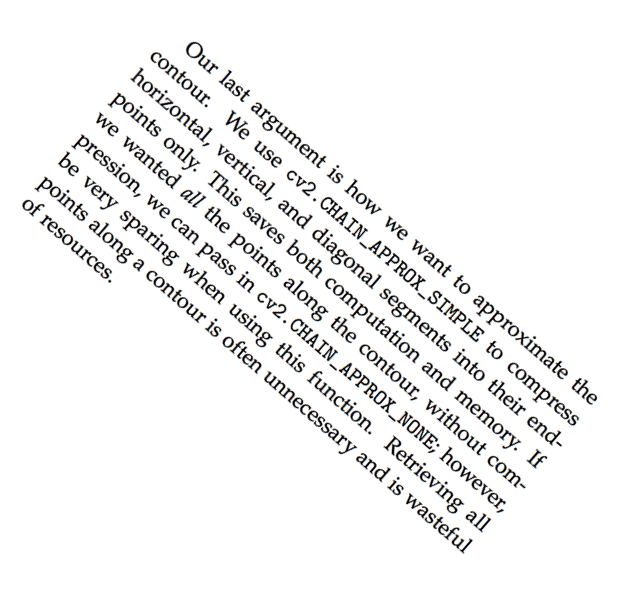
#> input picture images/textskew/pos_41.png, 634 x 601 px
$ python textskew.py   (older library calls are emulated)
#> lines starting #> are read from the running program, lines starting #| are printed output that depends on the picture; after the words box and inside, x2 and y2 are one past the last pixel; in counts of white or black regions, pixels touching at a corner belong together; long printed decimals are rounded
#!/usr/bin/env python3
# -*- coding: utf-8 -*-
"""
Created on Wed Oct 25 21:48:45 2017

@author: applesauce

https://www.pyimagesearch.com/2017/02/20/text-skew-correction-opencv-python/


todo:

fix box somehow


"""
import numpy as np
import cv2

image = cv2.imread('images/textskew/pos_41.png')
#> image is the input picture: shape (601, 634, 3); mean B, G, R 242.1, 242.1, 242.1

gray = cv2.cvtColor(image, cv2.COLOR_BGR2GRAY)
gray = cv2.bitwise_not(gray)
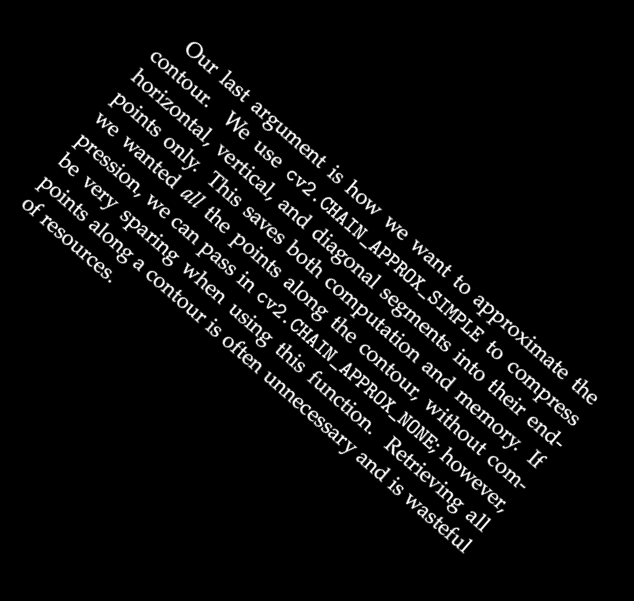
#> gray: shape (601, 634); min 0, max 255, mean 12.9
#gray = cv2.GaussianBlur(gray, (9,9), 0)
thresh = cv2.threshold(gray, 0, 255, cv2.THRESH_BINARY)[1]
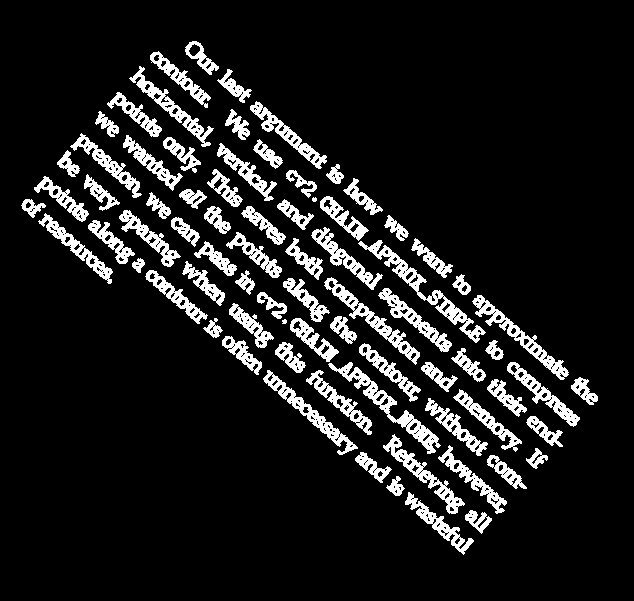
#> thresh: shape (601, 634); 11.2% white; 77 white regions, largest, box (x1, y1, x2, y2) and area: (358, 240, 486, 343) 1556, (328, 362, 441, 454) 1499, (472, 295, 569, 380) 1243


coords = np.column_stack(np.where(thresh > 0))
#> coords = 42666 pairs, first value 41 to 554, second value 21 to 597
angle = cv2.minAreaRect(coords)[-1]
#> angle = -40.9

x_max = coords[:,0].max()
#> x_max = 554
x_min = coords[:,0].min()
#> x_min = 41
y_max = coords[:, 1].max()
#> y_max = 597
y_min = coords[:, 1].min()
#> y_min = 21

xs = (x_max, x_min)
#> xs = (554, 41)
ys = (y_max, y_min)
#> ys = (597, 21)

coords_sum = coords.sum(axis=1)

cv2.circle(image, tuple(coords[coords[:,0].argmin(),:]), 4, (0, 255, 0), 2)
#> image: shape (601, 634, 3); 0.02% of pixels changed, all inside (x1, y1, x2, y2) = (36, 187, 47, 198)
cv2.circle(image, tuple(coords[coords[:,1].argmin(),:]), 4, (0, 255, 0), 2)
#> image: shape (601, 634, 3); mean B, G, R 242, 242.1, 242
cv2.circle(image, tuple(coords[coords[:,0].argmax(),:]), 4, (0, 255, 0), 2)
#> image: shape (601, 634, 3); mean B, G, R 242, 242.1, 242
cv2.circle(image, tuple(coords[coords[:,1].argmax(),:]), 4, (0, 255, 0), 2)
#> image: shape (601, 634, 3); mean B, G, R 242, 242.1, 241.9

rect = cv2.minAreaRect(coords)
#> rect = ((299.9, 312.1), (241.6, 569.7), -40.9)

box = cv2.boxPoints(rect)
#> box = [[395.1, 606.5], [22.1, 175.9], [204.7, 17.66], [577.7, 448.3]]
box = np.int0(box)
#> box = [[395, 606], [22, 175], [204, 17], [577, 448]]
cv2.drawContours(image,[box],-1,(0,255,0),2)

rows,cols = thresh.shape[:2]
#> rows = 601; cols = 634
[vx,vy,x,y] = cv2.fitLine(coords, cv2.DIST_L2,0,0.01,0.01)
#> vx = [0.627]; vy = [0.779]; x = [292.9]; y = [313.3]
lefty = int((-x*vy/vx) + y)
#> lefty = -50
righty = int(((cols-x)*vy/vx)+y)
#> righty = 737
cv2.line(image,(cols-1,righty),(0,lefty),(0,255,0),2)
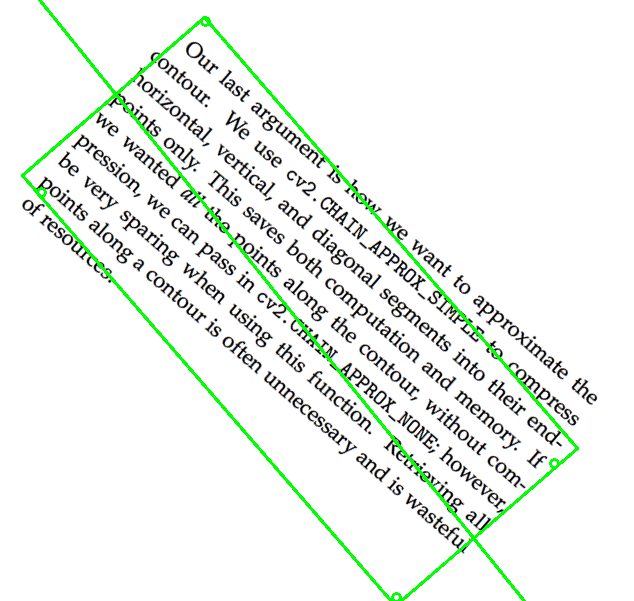
#> image: shape (601, 634, 3); mean B, G, R 237.3, 242.5, 237.3

# [8 lines of commented-out code are left out]


print(angle)
#| -40.900
if angle < -45:
	angle = -(90 + angle)
else:
	angle = -angle
#> angle = 40.9
print(angle)
#| 40.900
(h, w) = image.shape[:2]
#> h = 601; w = 634
center = (w // 2, h // 2)
#> center = (317, 300)
M = cv2.getRotationMatrix2D(center, angle, 1.0)
#> M = [[0.756, 0.655, -119], [-0.655, 0.756, 280.8]]
rotated = cv2.warpAffine(image, M, (w, h), flags=cv2.INTER_CUBIC, borderMode=cv2.BORDER_REPLICATE)
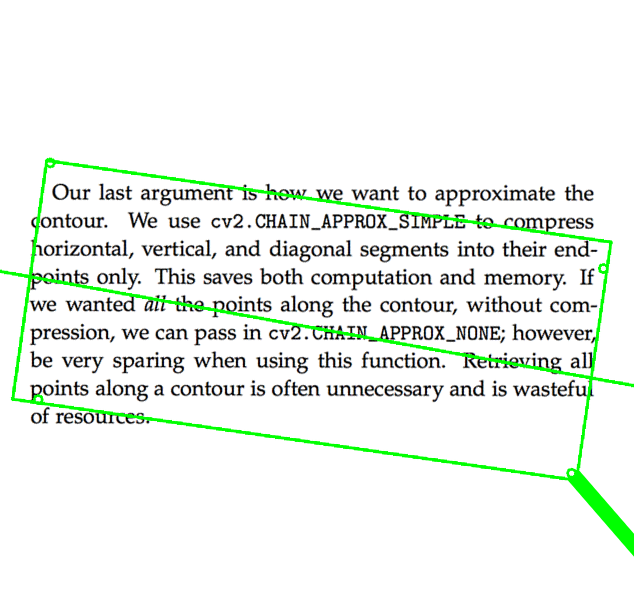
#> rotated: shape (601, 634, 3); mean B, G, R 236.5, 242.3, 236.5


cv2.putText(rotated, "Angle: {:.2f} degrees".format(angle), (10, 30), cv2.FONT_HERSHEY_SIMPLEX, 0.7, (0, 0, 255), 2)
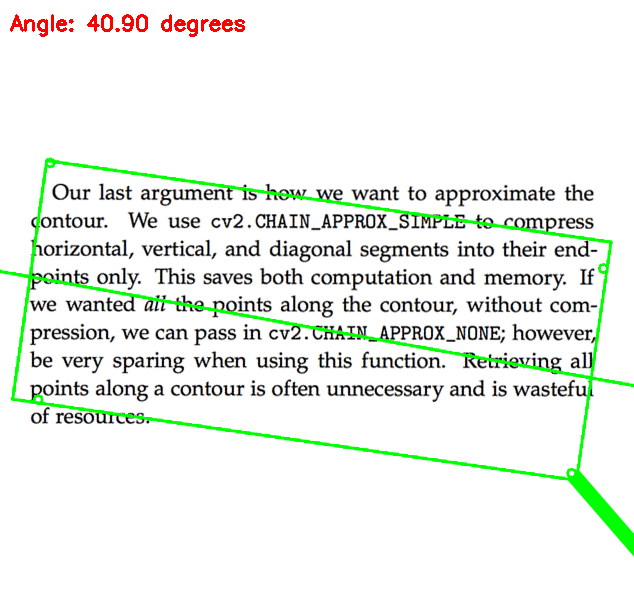
#> rotated: shape (601, 634, 3); 0.44% of pixels changed, all inside (x1, y1, x2, y2) = (10, 14, 245, 37)
#print("[INFO] angle: {:.3f}".format(angle))
cv2.imshow("Input", image)
cv2.imshow("Rotated", rotated)

$ run again, with images/textskew/pos_24.png copied over images/textskew/pos_41.png
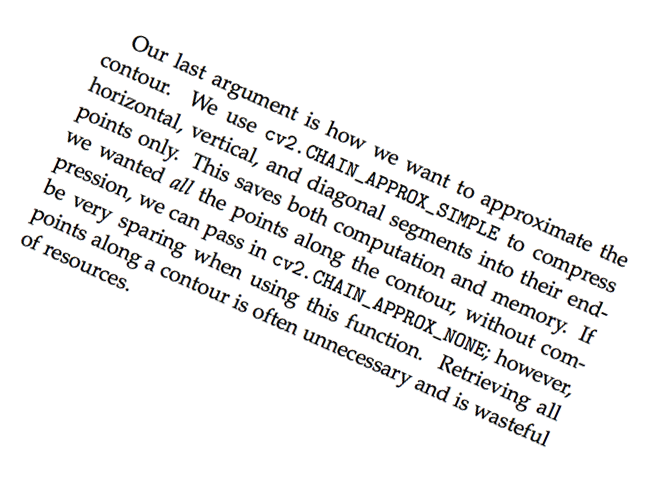
#> input picture images/textskew/pos_24.png, 662 x 495 px
#> image is the input picture: shape (495, 662, 3); mean B, G, R 240, 239.9, 240
#> `thresh = cv2.threshold(gray, 0, 255, cv2.THRESH_BINARY)[1]`:
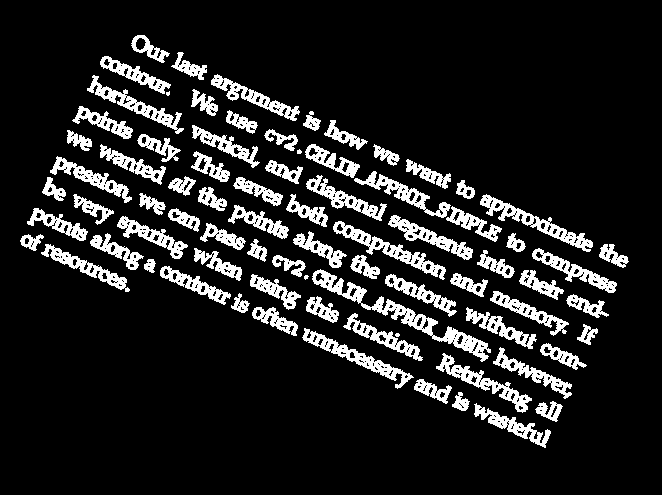
#> thresh: shape (495, 662); 13% white; 79 white regions (4 under 20 px), largest, box (x1, y1, x2, y2) and area: (312, 269, 491, 362) 2158, (480, 194, 593, 252) 1255, (333, 221, 446, 280) 1228
#> coords = 42737 pairs, first value 35 to 447, second value 20 to 628
#> `angle = cv2.minAreaRect(coords)[-1]`: angle = -23.99
#> x_max = 447
#> x_min = 35
#> y_max = 628
#> y_min = 20
#> xs = (447, 35)
#> ys = (628, 20)
#> rect = ((248.4, 326.1), (241.8, 569.7), -23.99)
#> `box = cv2.boxPoints(rect)`: box = [[253.7, 635.5], [22.1, 115], [243, 16.7], [474.7, 537.2]]
#> `box = np.int0(box)`: box = [[253, 635], [22, 115], [243, 16], [474, 537]]
#> vx = [0.372]; vy = [0.928]; x = [241.3]; y = [325.4]
#> lefty = -277
#> righty = 1376
#| -23.990
#> `angle = -angle`: angle = 23.99
#| 23.990
#> M = [[0.914, 0.407, -71.83], [-0.407, 0.914, 155.9]]
#> `cv2.putText(rotated, "Angle: {:.2f} degrees".format(angle), (10, 30), ..`:
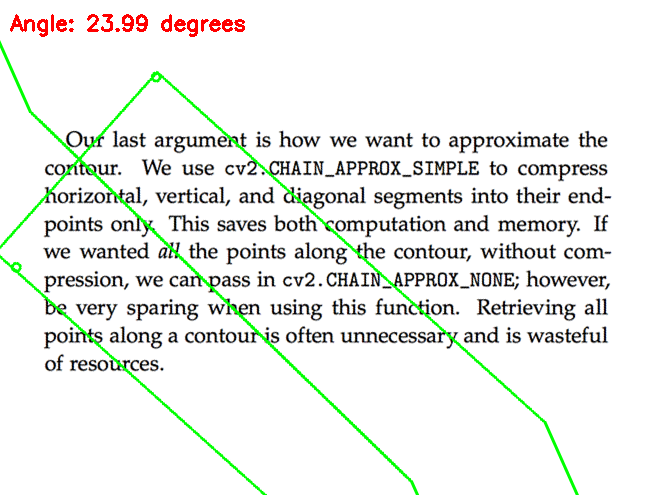
#> rotated: shape (495, 662, 3); mean B, G, R 234.9, 238.7, 236.2

$ run again, with images/textskew/neg_28.png copied over images/textskew/pos_41.png
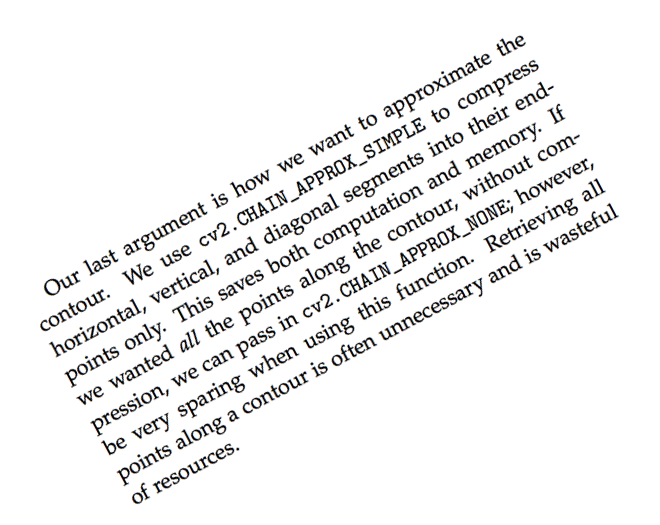
#> input picture images/textskew/neg_28.png, 660 x 525 px
#> image is the input picture: shape (525, 660, 3); mean B, G, R 240.8, 240.8, 240.8
#> `thresh = cv2.threshold(gray, 0, 255, cv2.THRESH_BINARY)[1]`:
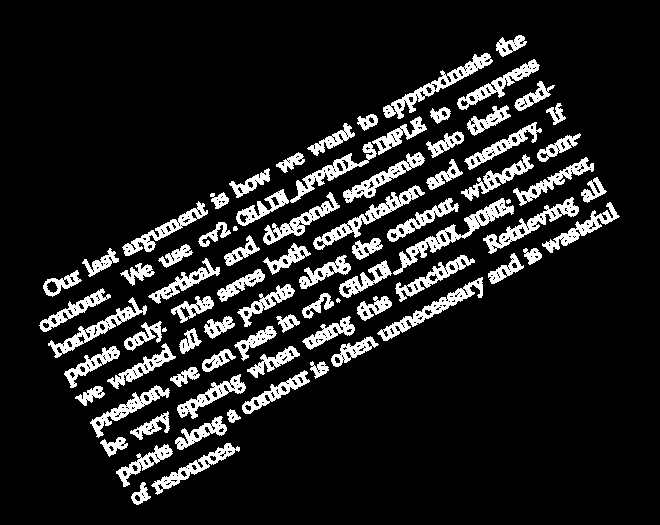
#> thresh: shape (525, 660); 12.3% white; 80 white regions (3 under 20 px), largest, box (x1, y1, x2, y2) and area: (393, 198, 514, 275) 1483, (383, 53, 493, 119) 1255, (313, 185, 425, 250) 1221
#> coords = 42715 pairs, first value 35 to 504, second value 39 to 619
#> `angle = cv2.minAreaRect(coords)[-1]`: angle = -61.99
#> x_max = 504
#> x_min = 35
#> y_max = 619
#> y_min = 39
#> xs = (504, 35)
#> ys = (619, 39)
#> rect = ((266.4, 327.7), (569.9, 241.9), -61.99)
#> `box = cv2.boxPoints(rect)`: box = [[239.3, 636.1], [25.76, 522.5], [293.4, 19.35], [507, 133]]
#> `box = np.int0(box)`: box = [[239, 636], [25, 522], [293, 19], [506, 132]]
#> vx = [0.503]; vy = [-0.864]; x = [262.5]; y = [321.7]
#> lefty = 772
#> righty = -360
#| -61.991
#> `angle = -(90 + angle)`: angle = -28.01
#| -28.009
#> M = [[0.883, -0.47, 161.7], [0.47, 0.883, -124.3]]
#> `cv2.putText(rotated, "Angle: {:.2f} degrees".format(angle), (10, 30), ..`:
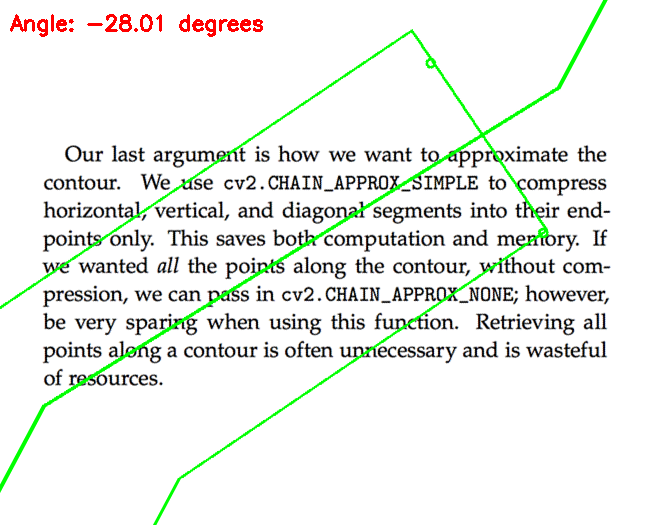
#> rotated: shape (525, 660, 3); mean B, G, R 235.3, 239.7, 236.6
